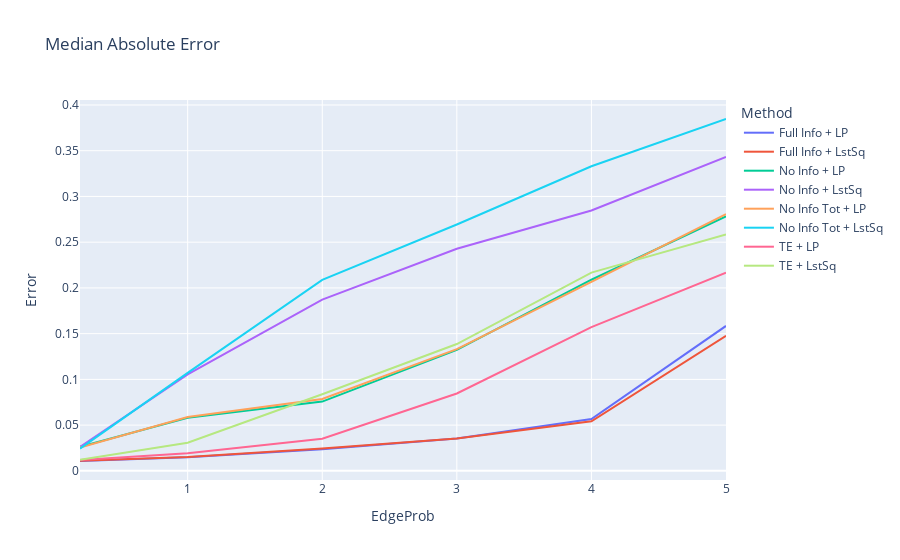

Write notebook code for a chart like this one.
### Markdown cell above
### [X] Plot of accuracy/alignment vs. edge probability

### Code cell
pkl_obj = pickle.load(open("pickles/results/inferences/netinf_lin_und_light.pkl","rb"))
methods = ["Full Info + LP", "Full Info + LstSq", "No Info + LP", "No Info + LstSq", "TE + LP", "TE + LstSq", "No Info Tot + LP", "No Info Tot + LstSq"]
df_list = []
for idx in range(len(pkl_obj)):
    A = pkl_obj[idx]["A"]
    for method in methods:
        A_inf = pkl_obj[idx][method]
        df_list.append([idx, pkl_obj[idx]["Params"]["Alpha"], pkl_obj[idx]["Params"]["Edge Prob"], method, hurwitz.calc_mat_dist(A,A_inf)])

ep_df = pd.DataFrame(df_list, columns=["ID", "Alpha", "EdgeProb", "Method", "Error"])

mean_ep_df = ep_df.groupby(['Method','EdgeProb'], group_keys=False).agg({'Error':'median'}).reset_index()
plt = px.line(mean_ep_df, x = "EdgeProb", y="Error", color="Method", title="Median Absolute Error")
plt.show()

### Figure 1 — Plotly figure (JSON) as saved in the notebook; plotly's stock layout.template omitted (floating-point values rounded to 4 significant figures)
{"data": [{"hovertemplate": "Method=Full Info + LP<br>EdgeProb=%{x}<br>Error=%{y}<extra></extra>", "legendgroup": "Full Info + LP", "line": {"color": "#636efa", "dash": "solid"}, "marker": {"symbol": "circle"}, "mode": "lines", "name": "Full Info + LP", "orientation": "v", "showlegend": true, "type": "scatter", "x": [0.2, 1, 2, 3, 4, 5], "xaxis": "x", "y": [0.01078, 0.01478, 0.02362, 0.03534, 0.05671, 0.1584], "yaxis": "y"}, {"hovertemplate": "Method=Full Info + LstSq<br>EdgeProb=%{x}<br>Error=%{y}<extra></extra>", "legendgroup": "Full Info + LstSq", "line": {"color": "#EF553B", "dash": "solid"}, "marker": {"symbol": "circle"}, "mode": "lines", "name": "Full Info + LstSq", "orientation": "v", "showlegend": true, "type": "scatter", "x": [0.2, 1, 2, 3, 4, 5], "xaxis": "x", "y": [0.01104, 0.01527, 0.02433, 0.03548, 0.05424, 0.1476], "yaxis": "y"}, {"hovertemplate": "Method=No Info + LP<br>EdgeProb=%{x}<br>Error=%{y}<extra></extra>", "legendgroup": "No Info + LP", "line": {"color": "#00cc96", "dash": "solid"}, "marker": {"symbol": "circle"}, "mode": "lines", "name": "No Info + LP", "orientation": "v", "showlegend": true, "type": "scatter", "x": [0.2, 1, 2, 3, 4, 5], "xaxis": "x", "y": [0.02634, 0.05805, 0.07576, 0.1323, 0.209, 0.2782], "yaxis": "y"}, {"hovertemplate": "Method=No Info + LstSq<br>EdgeProb=%{x}<br>Error=%{y}<extra></extra>", "legendgroup": "No Info + LstSq", "line": {"color": "#ab63fa", "dash": "solid"}, "marker": {"symbol": "circle"}, "mode": "lines", "name": "No Info + LstSq", "orientation": "v", "showlegend": true, "type": "scatter", "x": [0.2, 1, 2, 3, 4, 5], "xaxis": "x", "y": [0.02609, 0.1055, 0.1872, 0.2427, 0.2846, 0.3431], "yaxis": "y"}, {"hovertemplate": "Method=No Info Tot + LP<br>EdgeProb=%{x}<br>Error=%{y}<extra></extra>", "legendgroup": "No Info Tot + LP", "line": {"color": "#FFA15A", "dash": "solid"}, "marker": {"symbol": "circle"}, "mode": "lines", "name": "No Info Tot + LP", "orientation": "v", "showlegend": true, "type": "scatter", "x": [0.2, 1, 2, 3, 4, 5], "xaxis": "x", "y": [0.02543, 0.0589, 0.07866, 0.1331, 0.2067, 0.2807], "yaxis": "y"}, {"hovertemplate": "Method=No Info Tot + LstSq<br>EdgeProb=%{x}<br>Error=%{y}<extra></extra>", "legendgroup": "No Info Tot + LstSq", "line": {"color": "#19d3f3", "dash": "solid"}, "marker": {"symbol": "circle"}, "mode": "lines", "name": "No Info Tot + LstSq", "orientation": "v", "showlegend": true, "type": "scatter", "x": [0.2, 1, 2, 3, 4, 5], "xaxis": "x", "y": [0.02438, 0.1071, 0.2089, 0.2693, 0.333, 0.3847], "yaxis": "y"}, {"hovertemplate": "Method=TE + LP<br>EdgeProb=%{x}<br>Error=%{y}<extra></extra>", "legendgroup": "TE + LP", "line": {"color": "#FF6692", "dash": "solid"}, "marker": {"symbol": "circle"}, "mode": "lines", "name": "TE + LP", "orientation": "v", "showlegend": true, "type": "scatter", "x": [0.2, 1, 2, 3, 4, 5], "xaxis": "x", "y": [0.01184, 0.01935, 0.0351, 0.08457, 0.1571, 0.2166], "yaxis": "y"}, {"hovertemplate": "Method=TE + LstSq<br>EdgeProb=%{x}<br>Error=%{y}<extra></extra>", "legendgroup": "TE + LstSq", "line": {"color": "#B6E880", "dash": "solid"}, "marker": {"symbol": "circle"}, "mode": "lines", "name": "TE + LstSq", "orientation": "v", "showlegend": true, "type": "scatter", "x": [0.2, 1, 2, 3, 4, 5], "xaxis": "x", "y": [0.01224, 0.03078, 0.08378, 0.1387, 0.2168, 0.2585], "yaxis": "y"}], "layout": {"legend": {"title": {"text": "Method"}, "tracegroupgap": 0}, "title": {"text": "Median Absolute Error"}, "xaxis": {"anchor": "y", "domain": [0, 1], "title": {"text": "EdgeProb"}}, "yaxis": {"anchor": "x", "domain": [0, 1], "title": {"text": "Error"}}}}
